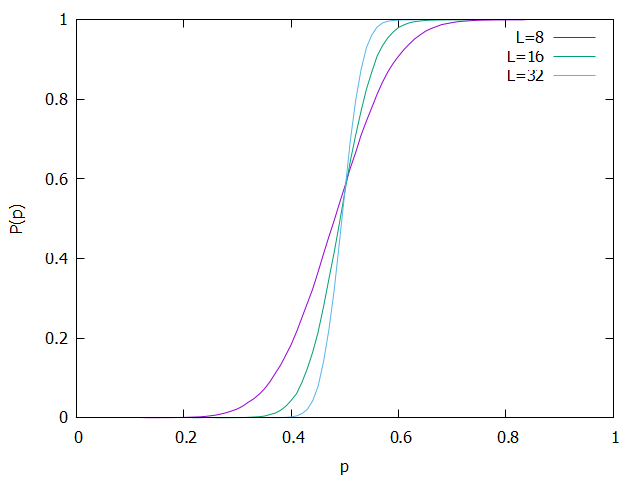

Write gnuplot code to recreate this figure.
reset
set terminal pngcairo
set out "01.png"

set xlabel "p"
set ylabel "P(p)"
# plot "out_08.data" linecolor '#9400d3', "out_08_2.data" w l linecolor '#9400d3' title "L=8", \
# "out_16.data" linecolor '#008044', "out_16_2.data" w l linecolor '#008044' title "L=16", \
# "out_32.data" linecolor '#0080ff', "out_32_2.data" w l linecolor '#0080ff' title "L=32"

# plot "out_08_2.data" w lp title "L=8", \
# "out_16_2.data" w lp title "L=16", \
# "out_32_2.data" w lp title "L=32"

filter(x,y)=int(x/y)*y
plot "out_08_2.data" u (filter($1,0.01)):2 w l smooth unique title "L=8", \
"out_16_2.data" u (filter($1,0.01)):2 w l smooth unique title "L=16", \
"out_32_2.data" u (filter($1,0.01)):2 w l smooth unique title "L=32"

set out
set terminal wxt enhanced
reset
